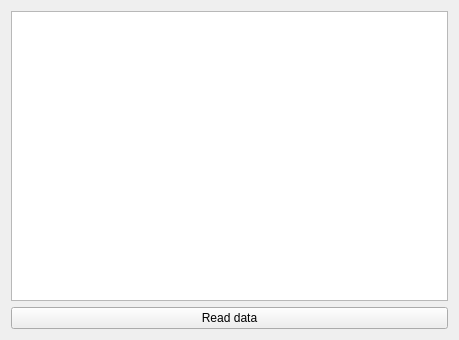
<?xml version="1.0" encoding="UTF-8"?>
<ui version="4.0">
 <class>Widget</class>
 <widget class="QWidget" name="Widget">
  <property name="geometry">
   <rect>
    <x>0</x>
    <y>0</y>
    <width>459</width>
    <height>340</height>
   </rect>
  </property>
  <property name="windowTitle">
   <string>Widget</string>
  </property>
  <layout class="QVBoxLayout" name="verticalLayout">
   <item>
    <widget class="QTableView" name="tableView"/>
   </item>
   <item>
    <widget class="QPushButton" name="pushButtonReadData">
     <property name="text">
      <string>Read data</string>
     </property>
    </widget>
   </item>
  </layout>
 </widget>
 <resources/>
 <connections/>
</ui>
